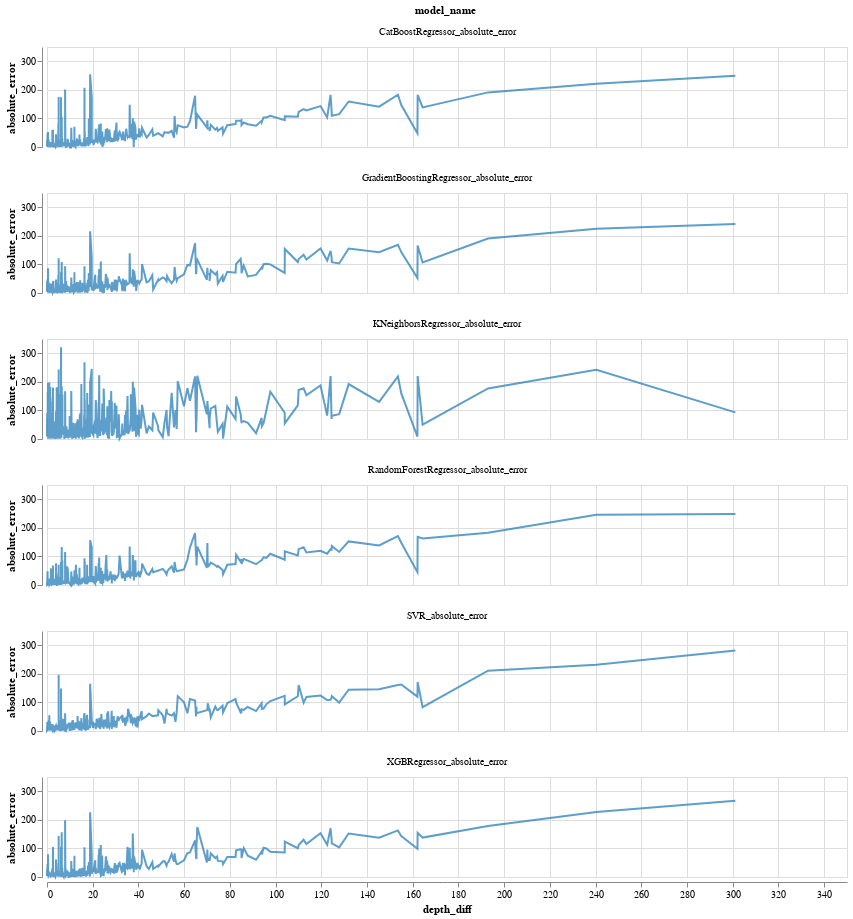

Notebook cell for this chart:
### Markdown cell above
Plot current year depth to target depth differences against mean absolute error

### Code cell
chart_model_depth_diff_error(error_df, full_df)

### Figure 1 — Vega-Lite specification as saved in the notebook (floating-point values rounded to 4 significant figures; data arrays with more than 128 entries replaced by an {"elided": "..."} marker saying what was removed)
{"config": {"view": {"continuousWidth": 400, "continuousHeight": 300}}, "data": {"name": "data-d715281f6a572fc87b0c6f05dfe6db34"}, "facet": {"field": "model_name", "type": "nominal"}, "spec": {"mark": {"type": "line", "color": "#3586BD", "opacity": 0.8}, "encoding": {"tooltip": [{"field": "depth_diff", "type": "quantitative"}, {"field": "absolute_error", "type": "quantitative"}], "x": {"field": "depth_diff", "type": "quantitative"}, "y": {"field": "absolute_error", "type": "quantitative"}}, "height": 100, "width": 800}, "columns": 1, "$schema": "https://vega.github.io/schema/vega-lite/v4.17.0.json", "datasets": {"data-d715281f6a572fc87b0c6f05dfe6db34": {"elided": "2868 records"}}}
